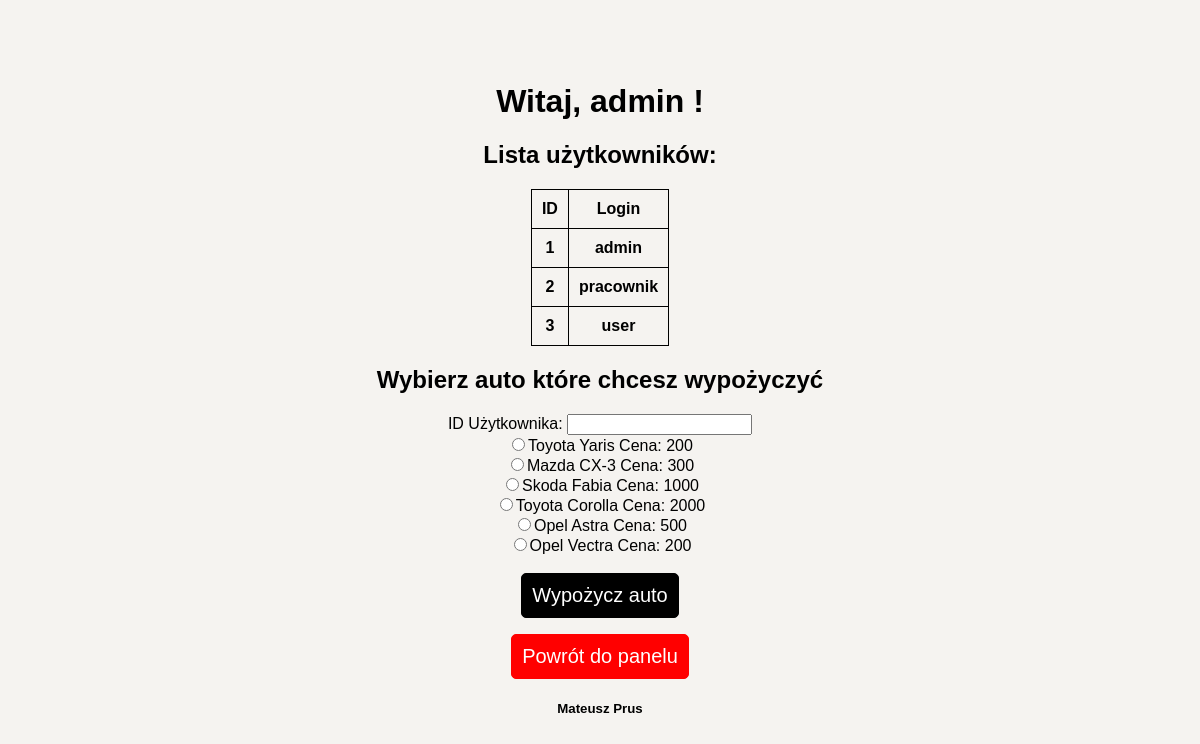
Page /wypozycz2.php (signed in) on the committed database.
### tables this page shows
CREATE TABLE `uzytkownicy` (
  `ID` int(11) NOT NULL,
  `Login` varchar(20) NOT NULL,
  `Haslo` varchar(64) NOT NULL,
  `Grupa` varchar(20) NOT NULL
);

CREATE TABLE `auta` (
  `ID` int(11) NOT NULL,
  `Marka` varchar(20) NOT NULL,
  `Model` varchar(20) NOT NULL,
  `Cena` int(11) NOT NULL,
  `Wypozyczony` tinyint(1) NOT NULL
);

### wypozycz2.php (the view, shortened to what this page needs)
<html lang="pl">
<head>
    <link rel="stylesheet" href="style.css">
</head>
<body>
    <div id="tresc">
        <?php
            echo "<h1>Witaj, " . $_SESSION['user']. " !</h1>";
        ?>
        <h2>Lista użytkowników:</h2>
        <div id="tabelka">
            <?php
            include './php/server.php';
            $sql = "SELECT * from uzytkownicy";
            $result = mysqli_query($conn, $sql);
            if (mysqli_num_rows($result) > 0){
                echo "<table>";
                echo "<tr>";
                echo "<th>ID</th>";
                echo "<th>Login</th>";
                echo "</tr>";
              while($row = mysqli_fetch_assoc($result))
                {
                    echo "<tr>";
                    echo "<th>" . $row["ID"];
                    echo "<th>" . $row["Login"];
                    echo "</tr>";
                }
                echo "</table>";
            }
            ?>
        </div>
        <div id="formularze">
            <h2>Wybierz auto które chcesz wypożyczyć</h2>
            <form action="./php/wypozyczenie2.php" method="POST" id="wypozyczenie2">
            ID Użytkownika: <input type="number" required name="id_uzytkownika"><br>
            <?php
            include './php/server.php';
            $sql = "SELECT * from auta WHERE Wypozyczony = 0";
            $result = mysqli_query($conn, $sql);
            if (mysqli_num_rows($result) > 0)
            {
              while($row = mysqli_fetch_assoc($result))
                {
                  echo "<input type='radio' required name='id_samochodu' value='". $row['ID']. "'>" . $row["Marka"] . " " . $row['Model'] . " Cena: " . $row["Cena"] . "</option><br>";
                }
            }
            ?>
            <br>
            <button type="submit" form="wypozyczenie2" id="przycisk">Wypożycz auto</button>
            </form>
        </div>
        <input type="submit" value="Powrót do panelu" id="powrot" onclick="window.location='./panel.php'"/>
		<?php
			include "./php/autor.php";
		?>
    </div>
</body>
</html>

### style.css (style rules this page uses)
* { box-sizing: border-box; text-decoration: none; font-family: sans-serif; }
body { display: flex; align-items: center; justify-content: center; background: #f5f3f0; }
#tresc { text-align: center; }
h1,h2,h3,h4,h5 { text-align: center; }
table,tr,th { border: 1px solid black; border-collapse: collapse; text-align: center; padding: 10px; }
#tabelka { display: flex; align-items: center; justify-content: center; }
#przycisk,#powrot { border-radius: 5px; border: 1px solid black; color: white; padding: 10px; background-color: black; font-size: 20px; text-align: center; cursor: pointer; }
#powrot { padding: 10px; border: 1px solid red; background: red; color: white; }

### rows in the picture
uzytkownicy: ID "1", Login "admin"
uzytkownicy: ID "2", Login "pracownik"
uzytkownicy: ID "3", Login "user"
auta: Marka "Toyota", Model "Yaris", Cena "200"
auta: Marka "Mazda", Model "CX-3", Cena "300"
auta: Marka "Skoda", Model "Fabia", Cena "1000"
auta: Marka "Toyota", Model "Corolla", Cena "2000"
auta: Marka "Opel", Model "Astra", Cena "500"
auta: Marka "Opel", Model "Vectra", Cena "200"

### other values in the picture
$_SESSION['user'] "admin"
